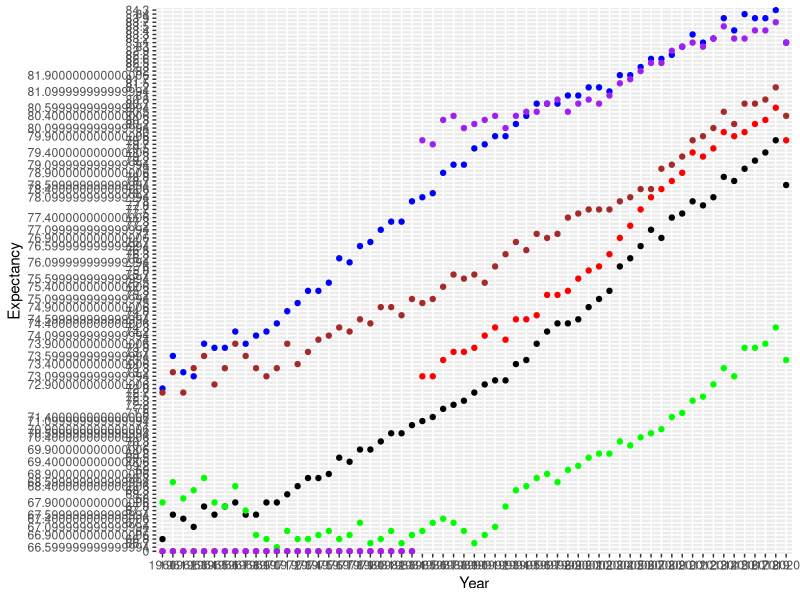

Source code (R):
library(readxl)
library(ggplot2)
library("scales")

Values <- read_excel ("data/EsperancaVida.xlsx")



# belgica, paises baixos, eslovaquia

Anos <- Values[6:66,1]

colnames(Anos)<- c("Year")

BelgicaHomem <- Values[6:66, 41]

colnames(BelgicaHomem)<- c("Expectancy")

BaixosHomem <- Values[6:66,60]

colnames(BaixosHomem)<- c("Value2")


EsloHomem <- Values[6:66,46]

colnames(EsloHomem)<- c("Value3")


BelgicaMulher <- Values[6:66, 75]

colnames(BelgicaMulher)<- c("Value4")


BaixosMulher <- Values[6:66,94]
colnames(BaixosMulher)<- c("Value5")


EsloMulher <- Values[6:66, 80]

colnames(EsloMulher)<- c("Value6")


# cor = Pais, x = ano, distinguir = mulher, y = valor

Total <- data.frame( Year = Anos,
                      y1 = BelgicaHomem, y2 = BelgicaMulher, y3 = BaixosHomem, y4 = BaixosMulher, y5 = EsloHomem, y6 = EsloMulher)

ggplot(Total , aes(Year))+ 
  geom_point(aes(y = Expectancy), color = "black") +
  geom_point(aes(y = Value2), color = "red") +
  geom_point(aes(y = Value3), color = "green") +
  geom_point(aes(y = Value4), color = "blue") +
  geom_point(aes(y = Value5), color = "purple") +
  geom_point(aes(y = Value6), color = "brown") 